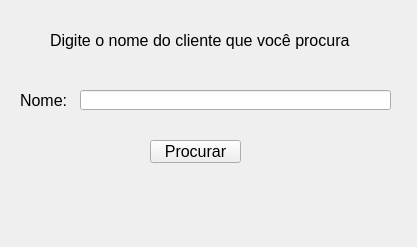
<?xml version="1.0" encoding="UTF-8"?>
<ui version="4.0">
 <class>editar_cliente</class>
 <widget class="QWidget" name="editar_cliente">
  <property name="geometry">
   <rect>
    <x>0</x>
    <y>0</y>
    <width>417</width>
    <height>247</height>
   </rect>
  </property>
  <property name="font">
   <font>
    <pointsize>12</pointsize>
   </font>
  </property>
  <property name="windowTitle">
   <string>Editar cliente</string>
  </property>
  <property name="windowIcon">
   <iconset>
    <normaloff>editar_cliente_op2.png</normaloff>editar_cliente_op2.png</iconset>
  </property>
  <widget class="QLabel" name="label_titulo">
   <property name="geometry">
    <rect>
     <x>50</x>
     <y>30</y>
     <width>321</width>
     <height>21</height>
    </rect>
   </property>
   <property name="text">
    <string>Digite o nome do cliente que você procura</string>
   </property>
  </widget>
  <widget class="QLabel" name="label_nome">
   <property name="geometry">
    <rect>
     <x>20</x>
     <y>90</y>
     <width>51</width>
     <height>21</height>
    </rect>
   </property>
   <property name="text">
    <string>Nome:</string>
   </property>
  </widget>
  <widget class="QLineEdit" name="lineEdit_nome">
   <property name="geometry">
    <rect>
     <x>80</x>
     <y>90</y>
     <width>311</width>
     <height>20</height>
    </rect>
   </property>
  </widget>
  <widget class="QPushButton" name="pushButton_procurar">
   <property name="geometry">
    <rect>
     <x>150</x>
     <y>140</y>
     <width>91</width>
     <height>23</height>
    </rect>
   </property>
   <property name="cursor">
    <cursorShape>PointingHandCursor</cursorShape>
   </property>
   <property name="text">
    <string>Procurar</string>
   </property>
   <property name="icon">
    <iconset>
     <normaloff>pesquisar_cliente_op3.png</normaloff>pesquisar_cliente_op3.png</iconset>
   </property>
  </widget>
  <widget class="QLabel" name="label_report_procura">
   <property name="geometry">
    <rect>
     <x>20</x>
     <y>180</y>
     <width>371</width>
     <height>41</height>
    </rect>
   </property>
   <property name="font">
    <font>
     <pointsize>10</pointsize>
    </font>
   </property>
   <property name="text">
    <string/>
   </property>
  </widget>
 </widget>
 <resources/>
 <connections/>
</ui>
